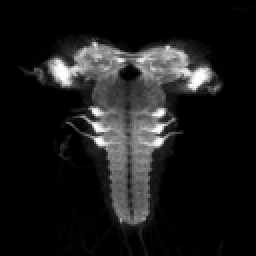
#> input picture resources/discussion/anisotropic_effect/MAX_np_C3_brain0_isotropic.tif, 128 x 128 px, found by its file name (shown 2 times larger)
$ python code_to-plot.py
#> lines starting #> are read from the running program, lines starting #| are printed output that depends on the picture
# -*- coding: utf-8 -*-
"""Untitled13.ipynb

Automatically generated by Colaboratory.

Original file is located at
    https://colab.research.google.com/drive/1IjLobIIlvckjQ_uWtPHQNbgLR5QO2usj
"""

import matplotlib.pyplot as plt

# Create a 2x3 subplot grid
fig, axs = plt.subplots(1, 3, figsize=(15, 10))

# Load and display image 1
img1 = plt.imread("/content/MAX_np_C3_brain0_isotropic.tif")
#> img1 is the input picture: shape (128, 128); min 0, max 255, mean 26.2
axs[0].imshow(img1, cmap='gray')
axs[0].set_title("(a): Isotropic Model Output")

# Load and display image 2
img2 = plt.imread("/content/MAX_np_C3_brain0_anisotropic.tif")
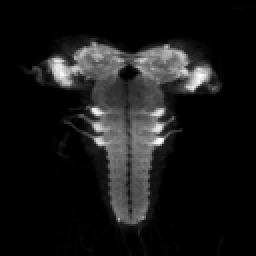
#> input picture resources/discussion/anisotropic_effect/MAX_np_C3_brain0_anisotropic.tif, 128 x 128 px, found by its file name (shown 2 times larger)
#> img2 is the input picture: shape (128, 128); min 0, max 252, mean 23.2
axs[1].imshow(img2, cmap='gray')
axs[1].set_title("(b): Anisotropic Model Output")

# Load and display image 3
img3 = plt.imread("/content/Diff.tif")
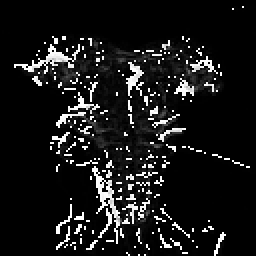
#> input picture resources/discussion/anisotropic_effect/Diff.tif, 128 x 128 px, found by its file name (shown 2 times larger)
#> img3 is the input picture: shape (128, 128); min 0, max 255, mean 24
axs[2].imshow(img3, cmap='gray')
axs[2].set_title("(c): Difference between (a) and (b)")


# Adjust the spacing between subplots
plt.subplots_adjust(hspace=0.5, wspace=0.5)

# Display the figure
plt.show()
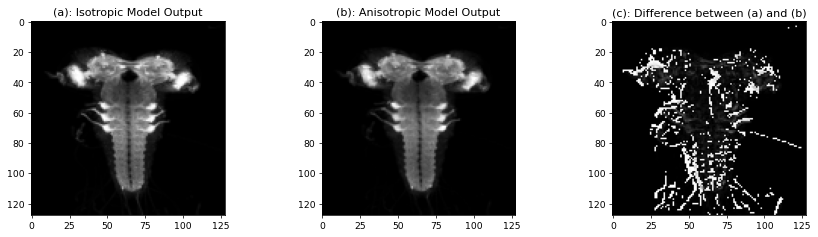
#> figure drawn by matplotlib, 3 panels
plt.savefig('/content/Result_Iso_AnIso_Diff.png')

fig, axs = plt.subplots(1, 2, figsize=(15, 10))

# Load and display image 1
img1 = plt.imread("/content/isotropic-gaussian.png")
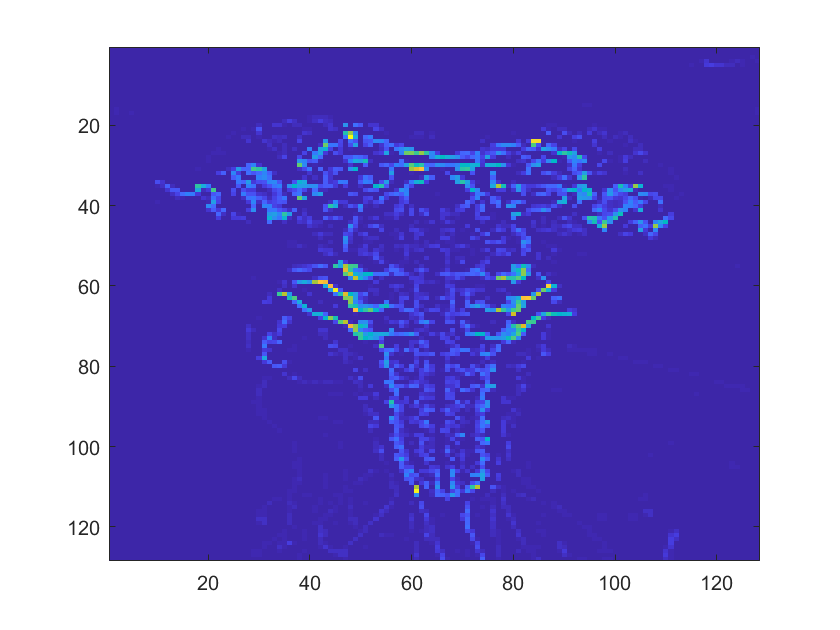
#> input picture resources/discussion/anisotropic_effect/isotropic-gaussian.png, 840 x 630 px, found by its file name
#> img1 is the input picture: shape (630, 840, 3) float32; mean R, G, B 0.517, 0.477, 0.795
axs[0].imshow(img1, cmap='gray')
axs[0].set_title("(d): Difference between (a) and its Gaussian filtered")
axs[0].set_axis_off()

# Load and display image 2
img2 = plt.imread("/content/iso-aniso.png")
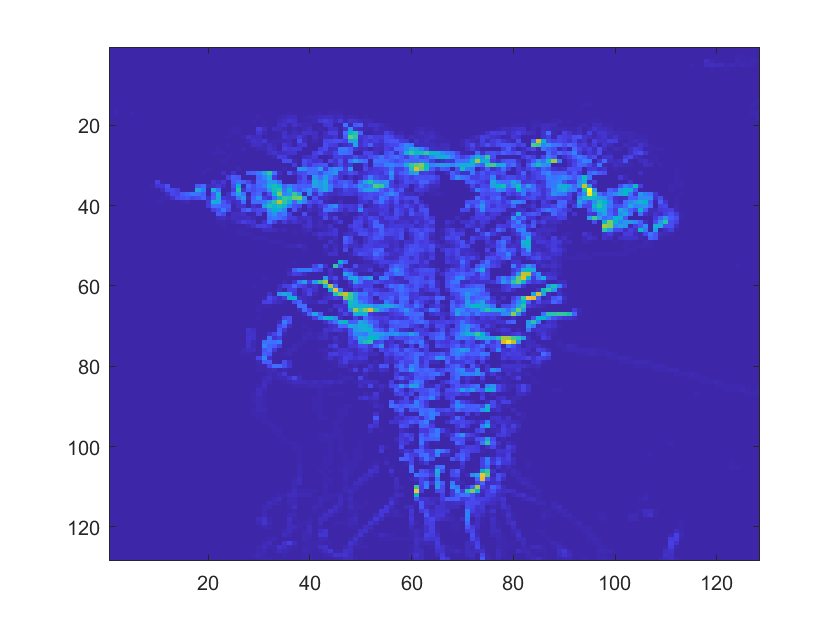
#> input picture resources/discussion/anisotropic_effect/iso-aniso.png, 840 x 630 px, found by its file name
#> img2 is the input picture: shape (630, 840, 3) float32; mean R, G, B 0.518, 0.487, 0.81
axs[1].imshow(img2, cmap='gray')
axs[1].set_title("(e): Difference between (a) and (b)")
axs[1].set_axis_off()

# Adjust the spacing between subplots
plt.subplots_adjust(hspace=0.5, wspace=0.5)

# Display the figure
plt.show()
plt.savefig('/content/Result_False_Color_Scale.png')
